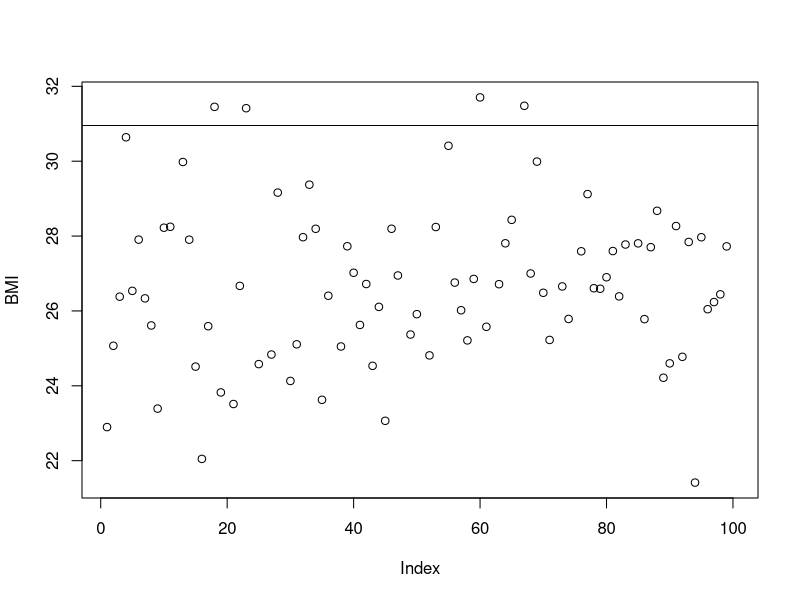

Recreate this plot in R. (Note: this script raises an error after producing the figure.)
## ---- chunk 1
knitr::opts_chunk$set(echo = TRUE)
## ---- chunk 2
getwd()
## ---- chunk 3
file.exists("data/patient-info.txt")
## ---- chunk 4
patients <- read.delim("data/patient-info.txt")
## ---- chunk 5
tmp <- read.csv("data/patient-info.txt")
head(tmp)
## ---- chunk 6
# View the first 10 rows to ensure import is OK
patients[1:10,]  
## ---- chunk 7
class(patients)
## ---- chunk 8
ncol(patients)
nrow(patients)
dim(patients)
## ---- chunk 9
colnames(patients)
## ---- chunk 10
patients$ID
## ---- chunk 11
length(patients$Height)
mean(patients$Height)
## ---- chunk 12
mean(patients$Height, na.rm = TRUE)
mean(na.omit(patients$Height))
## ---- chunk 13
# Create an index of results:
BMI <- (patients$Weight)/((patients$Height/100)^2)
upper.limit <- mean(BMI,na.rm = TRUE) + 2*sd(BMI,na.rm = TRUE)
upper.limit
## ---- chunk 14
plot(BMI)
# Add a horizonal line:
abline(h=upper.limit) 
## ---- chunk 15
round(BMI,1)
patients$BMI <- round(BMI,1)
head(patients)
## ---- chunk 16
BMI > upper.limit
candidates <- BMI > upper.limit
## ---- chunk 17
patients[candidates,]
## ---- chunk 18
which(BMI > upper.limit)
candidates <- which(BMI > upper.limit)
## ---- chunk 19
write.csv(patients[candidates,], file="outputs/selectedSamples.csv")
## ---- chunk 20
patients <- read.delim("data/patient-info.txt")
BMI <- (patients$Weight)/((patients$Height/100)^2)
upper.limit <- mean(BMI,na.rm = TRUE) + 2*sd(BMI,na.rm = TRUE)
plot(BMI)
# Add a horizonal line:
abline(h=upper.limit) 
patients$BMI <- round(BMI,1)
candidates <- which(BMI > upper.limit)
write.csv(patients[candidates,], file="outputs/selectedSamples.csv")
